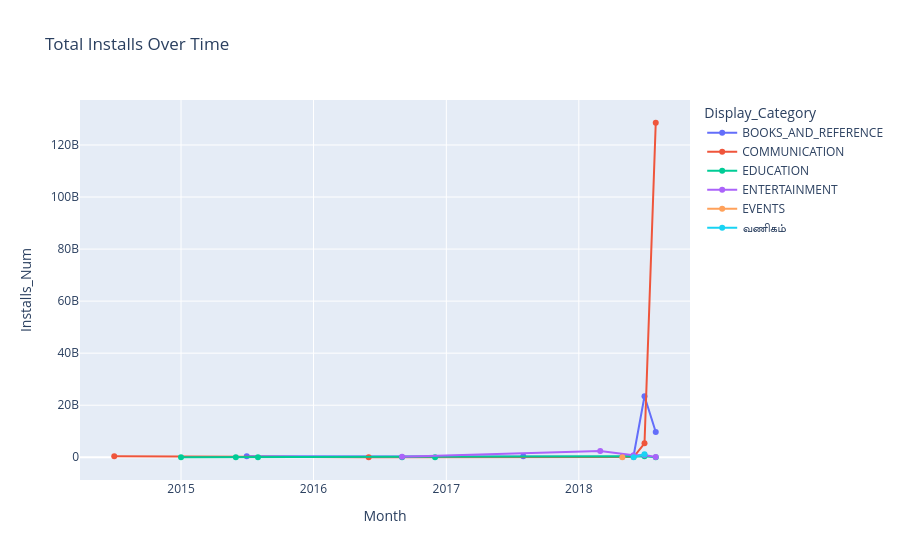

The notebook cell saved with this chart:
### Code cell
current_hour = 20
if 18 <= current_hour < 21:
    fig.show()
else:
    print(
        "This graph is available only between 6 PM IST and 9 PM IST."
    )

### Figure 1 — Plotly figure (JSON) as saved in the notebook; plotly's stock layout.template omitted (floating-point values rounded to 4 significant figures)
{"data": [{"hovertemplate": "Display_Category=BOOKS_AND_REFERENCE<br>Month=%{x}<br>Installs_Num=%{y}<extra></extra>", "legendgroup": "BOOKS_AND_REFERENCE", "line": {"color": "#636efa", "dash": "solid"}, "marker": {"symbol": "circle"}, "mode": "lines+markers", "name": "BOOKS_AND_REFERENCE", "orientation": "v", "showlegend": true, "type": "scatter", "x": ["2015-07", "2017-08", "2018-05", "2018-06", "2018-07", "2018-08"], "xaxis": "x", "y": [380000000, 400000000, 195000000, 585000000, 23437000000, 9700000000], "yaxis": "y"}, {"hovertemplate": "Display_Category=COMMUNICATION<br>Month=%{x}<br>Installs_Num=%{y}<extra></extra>", "legendgroup": "COMMUNICATION", "line": {"color": "#EF553B", "dash": "solid"}, "marker": {"symbol": "circle"}, "mode": "lines+markers", "name": "COMMUNICATION", "orientation": "v", "showlegend": true, "type": "scatter", "x": ["2014-07", "2016-06", "2018-06", "2018-07", "2018-08"], "xaxis": "x", "y": [340000000, 1000000, 70000000, 5334000000, 128550000000], "yaxis": "y"}, {"hovertemplate": "Display_Category=EDUCATION<br>Month=%{x}<br>Installs_Num=%{y}<extra></extra>", "legendgroup": "EDUCATION", "line": {"color": "#00cc96", "dash": "solid"}, "marker": {"symbol": "circle"}, "mode": "lines+markers", "name": "EDUCATION", "orientation": "v", "showlegend": true, "type": "scatter", "x": ["2015-01", "2015-06", "2015-08", "2016-09", "2016-12", "2018-07", "2018-08"], "xaxis": "x", "y": [3700000, 35000000, 36000000, 1000000, 800000, 350000000, 28000000], "yaxis": "y"}, {"hovertemplate": "Display_Category=ENTERTAINMENT<br>Month=%{x}<br>Installs_Num=%{y}<extra></extra>", "legendgroup": "ENTERTAINMENT", "line": {"color": "#ab63fa", "dash": "solid"}, "marker": {"symbol": "circle"}, "mode": "lines+markers", "name": "ENTERTAINMENT", "orientation": "v", "showlegend": true, "type": "scatter", "x": ["2016-09", "2018-03", "2018-06", "2018-07", "2018-08"], "xaxis": "x", "y": [240000000, 2400000000, 780000000, 870100000, 100000000], "yaxis": "y"}, {"hovertemplate": "Display_Category=EVENTS<br>Month=%{x}<br>Installs_Num=%{y}<extra></extra>", "legendgroup": "EVENTS", "line": {"color": "#FFA15A", "dash": "solid"}, "marker": {"symbol": "circle"}, "mode": "lines+markers", "name": "EVENTS", "orientation": "v", "showlegend": true, "type": "scatter", "x": ["2018-05"], "xaxis": "x", "y": [390000], "yaxis": "y"}, {"hovertemplate": "Display_Category=வணிகம்<br>Month=%{x}<br>Installs_Num=%{y}<extra></extra>", "legendgroup": "வணிகம்", "line": {"color": "#19d3f3", "dash": "solid"}, "marker": {"symbol": "circle"}, "mode": "lines+markers", "name": "வணிகம்", "orientation": "v", "showlegend": true, "type": "scatter", "x": ["2018-06", "2018-07"], "xaxis": "x", "y": [35000000, 1170000000], "yaxis": "y"}], "layout": {"legend": {"title": {"text": "Display_Category"}, "tracegroupgap": 0}, "title": {"text": "Total Installs Over Time"}, "xaxis": {"anchor": "y", "domain": [0, 1], "title": {"text": "Month"}}, "yaxis": {"anchor": "x", "domain": [0, 1], "title": {"text": "Installs_Num"}}}}
